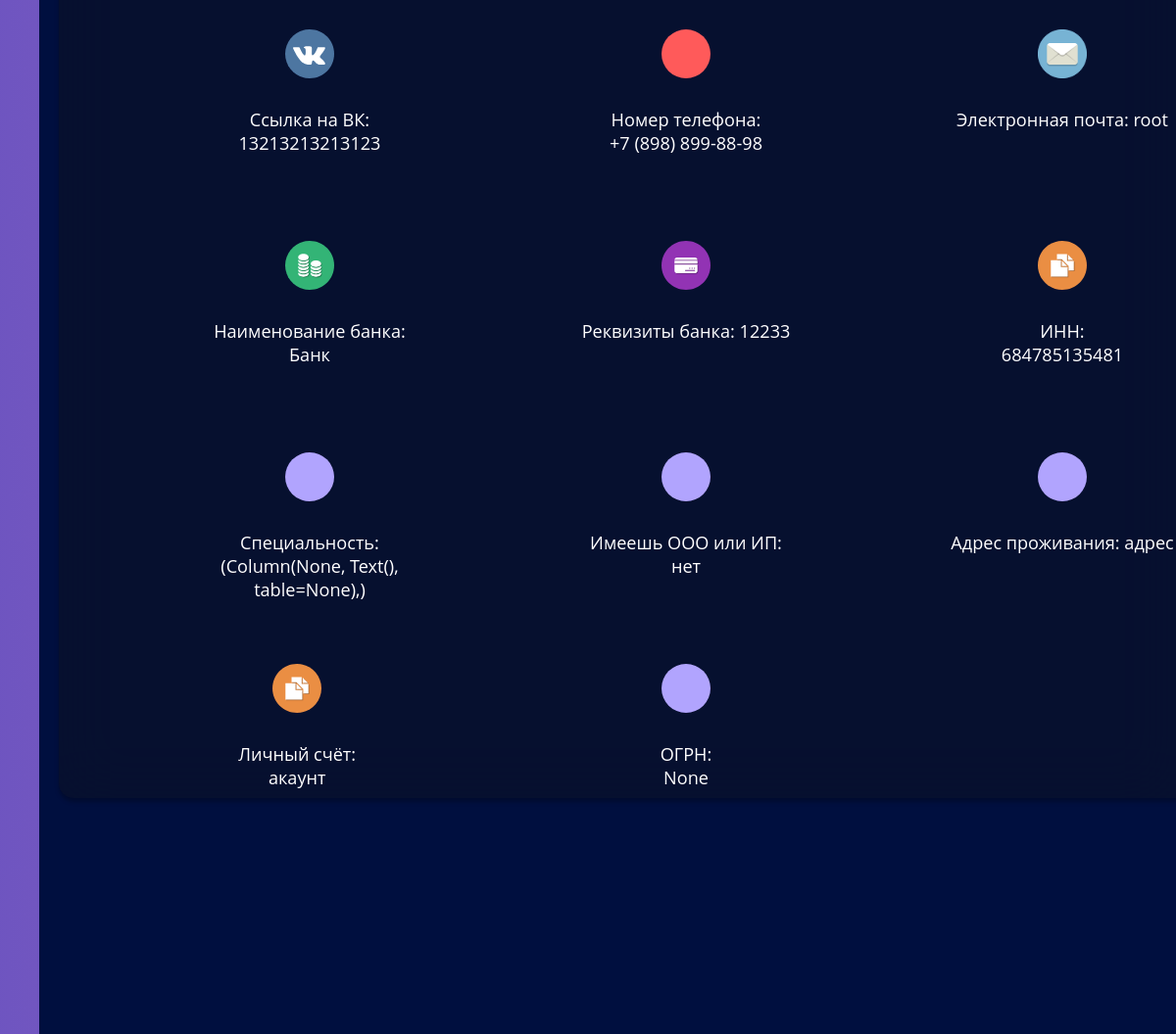
The app's page /cabinet (signed in, middle part), older data.
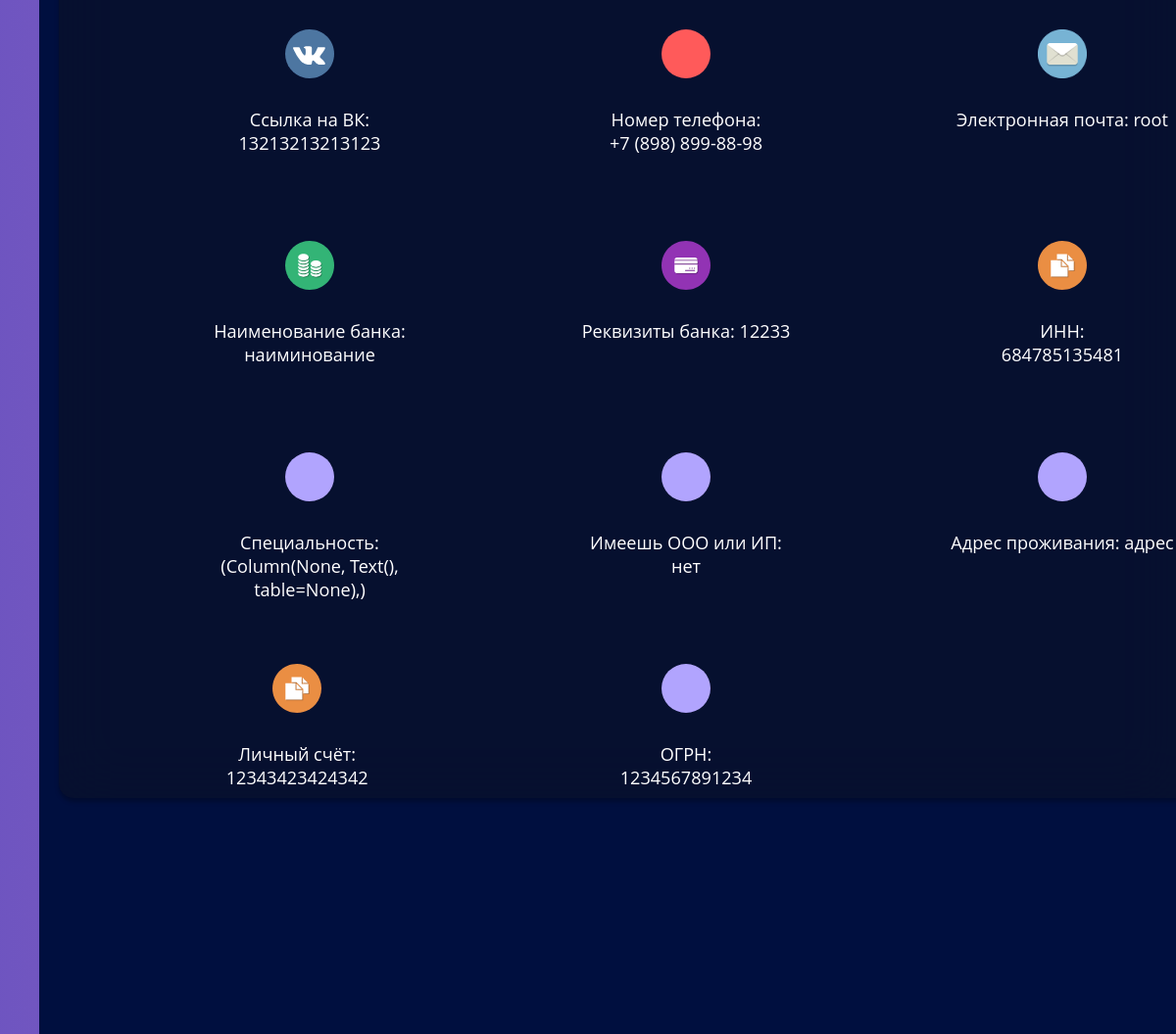
The same page, newer data.
### app/models.py (models this page shows)
class Users_Data(db.Model):
    __tablename__ = 'users_Data'
    id = db.Column(db.Integer, primary_key =True) #id
    idUser = db.Column(db.Integer, db.ForeignKey('users.id'),db.ForeignKey('massege.id_user'))  # id пользователя. Берёт из user
    name = db.Column(db.String(100), nullable=True) #ФИО
    nickname = db.Column(db.String(20), nullable=True) # прозвище
    link_vk = db.Column(db.String(50), nullable=True) # ссылка на вк
    birthDAy = db.Column(db.String(100), nullable=True)# Дата рождения
    passport = db.Column(db.String(100), nullable=True)# номер паспорта
    passportData = db.Column(db.String(100), nullable=True)# дата выдачи
    passportBy = db.Column(db.String(100), nullable=True)# кем выдан паспорт
    passportCod = db.Column(db.String(100), nullable=True)# код подразделения
    address = db.Column(db.Text, nullable=True)#Адрес проживания
    bankAccount = db.Column(db.Text, nullable=True)# Личный счёт пользователя
    inn = db.Column(db.String(12), nullable=True) # инн
    bank_details = db.Column(db.String(100), nullable=True) # реквизиты банка
    bankName = db.Column(db.String(100), nullable=True) # название банка
    phone_number = db.Column(db.String(11), nullable=True) # номер телефона
    tags = db.Column(db.Text, nullable=True),#специализация
    avatar = db.Column(db.String(100), nullable=True)#аватарка пользователя
    up_ooo = db.Column(db.Integer, nullable=True) # проверка ИП и ООО, 0 - нет, 1 - да
    ogrn = db.Column(db.String(13), nullable=True)#ОГРН Пользователя
    chekManager = db.Column(db.Integer, nullable=True) # посмотрел ли профиль менеджер. 0 - профиль не заполне, 1 - профиль на проверке у менеджера, 2 - профиль проверил менеджер

### app/views.py (the view)
@app.route('/cabinet', methods=['POST', 'GET'])  # Личный кабинет
@login_required  # только зарегистрированный человек сможет зайти
def cabinet():
    info = functions.chekCabinet(current_user)# проверка заполненного профиля
    return render_template('cabinet.html', current_user=current_user,info=info)

### app/functions.py (called while the page is built)
def chekCabinet(user):
    if (user.pr.chekManager == 2):
        return "профиль заполнен и проверен менеджером"
    elif (user.pr.name and user.pr.nickname and user.pr.birthDAy and user.pr.passport and user.pr.passportData and user.pr.passportBy and user.pr.passportCod and user.pr.address and user.pr.bankAccount and user.pr.inn and user.pr.bank_details and user.pr.bankName and user.pr.phone_number != "none" ):
        user.pr.chekManager = 1
        db.session.add(user)
        db.session.commit()
        return "Профиль заполнен и отправлен на проверку менеджеру"
    else:
        user.pr.chekManager = 0
        db.session.add(user)
        db.session.commit()
        return"Профиль не заполнен"

### app/models.py (called while the page is built)
@login_manager.user_loader # загрузка пользователя
def load_user(id):
    return db.session.query(User).get(id)

### app/templates/cabinet.html (shortened to what this page needs)
{% extends 'base.html' %}
{% block body %}
<link rel="stylesheet" href="{{ url_for ('static', filename='css/cabinet.css')}}">
<div class="container" max-width="1600px">
 <div class="glassmorf">
            <div class = "main_cab">
                 <div class="info-group">
                     <div class="email_cab">
                            <p>Электронная почта: {{current_user.email}}</p></div>
                     <div class="vk_link">
                        <a  href="{{current_user.pr.link_vk}}">
                            <p>Ссылка на ВК: <br>{{current_user.pr.link_vk}}</p> </a> </div>
                    <div class="phone">
                        <svg width="50" height="50" viewBox="0 0 50 50" fill="none" xmlns="http://www.w3.org/2000/svg">
                            <circle cx="25" cy="25" r="25" fill="#FF5A5A"/>
                        </svg>
                            <p>Номер телефона: <br> {{current_user.pr.phone_number}}</p></div>
                     <div class="inn_cab">
                            <p>ИНН: <br>{{current_user.pr.inn}}</p>
                        </div>
                    <div class="bank_account_cab">
                            <p>Личный счёт: <br>{{current_user.pr.bankAccount}}</p>
                    </div>
                     <div class="bank_details_cab">
                            <p>Реквизиты банка: {{current_user.pr.bank_details}}</p></div>
                     <div class="bname">
                            <p>Наименование банка: <br>{{current_user.pr.bankName}}</p></div>
                    <div  class="spec_tags">
                        <svg width="50" height="50" viewBox="0 0 50 50" fill="none" xmlns="http://www.w3.org/2000/svg">
                            <circle cx="25" cy="25" r="25" fill="#B1A4FE"/>
                            </svg>
                            <p>Специальность: <br> {{current_user.pr.tags}}</p>
                    </div>
                    <div  class="ooo">
                        <svg width="50" height="50" viewBox="0 0 50 50" fill="none" xmlns="http://www.w3.org/2000/svg">
                            <circle cx="25" cy="25" r="25" fill="#B1A4FE"/>
                        </svg>
                        <p>Имеешь ООО или ИП: <br> {% if current_user.pr.up_ooo== 1 %} да {% endif %}{% if current_user.pr.up_ooo== 0 %} нет {% endif %} </p>
                    </div>
                    <div  class="adress">
                        <svg width="50" height="50" viewBox="0 0 50 50" fill="none" xmlns="http://www.w3.org/2000/svg">
                            <circle cx="25" cy="25" r="25" fill="#B1A4FE"/>
                        </svg>
                        <p>Адрес проживания: {{ current_user.pr.address}}</p>
                    </div>
                    <div class="ogrn_cab">
                        <svg width="50" height="50" viewBox="0 0 50 50" fill="none" xmlns="http://www.w3.org/2000/svg">
                            <circle cx="25" cy="25" r="25" fill="#B1A4FE"/>
                        </svg>
                        <p> ОГРН: <br> {{current_user.pr.ogrn}}</p>
                    </div>
              </div>
            </div>
        </div>
        </div>
{% endblock %}

Row changes from the older to the newer data that the page shows:
changed Users_Data "адрес": pr.bankAccount "акаунт" → "12343423424342"; pr.bankName "Банк" → "наиминование"; pr.ogrn "None" → "1234567891234"
